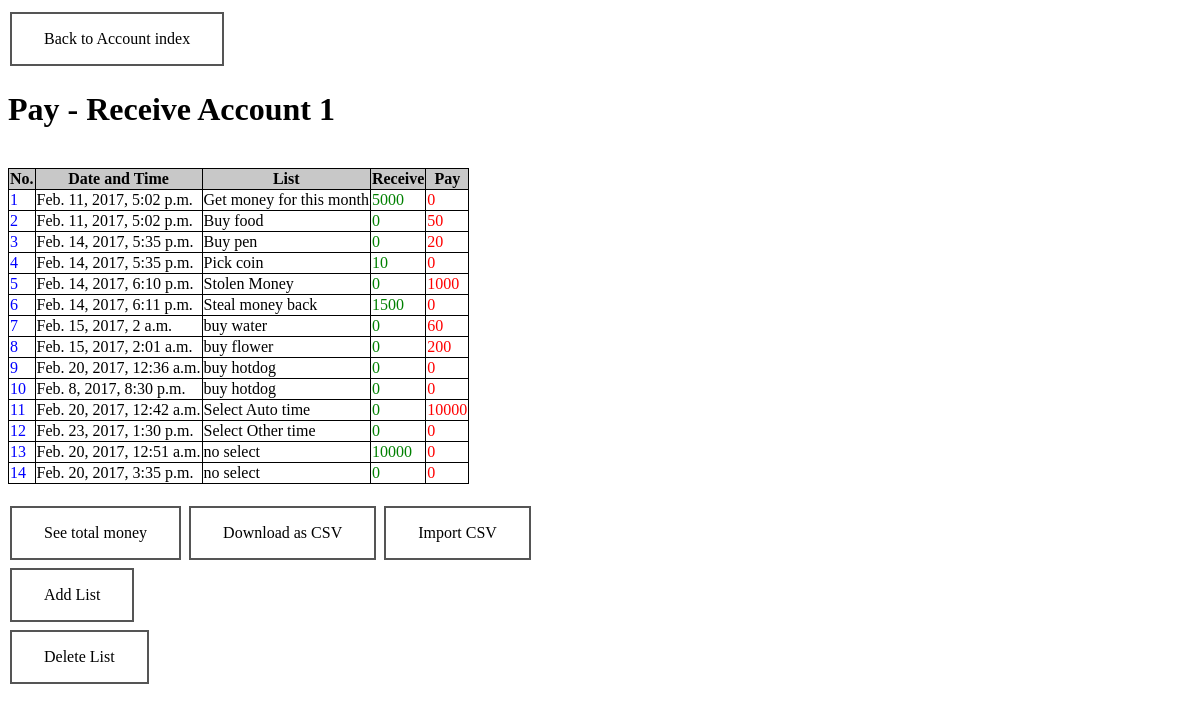
Before: /1/ with the older database file.
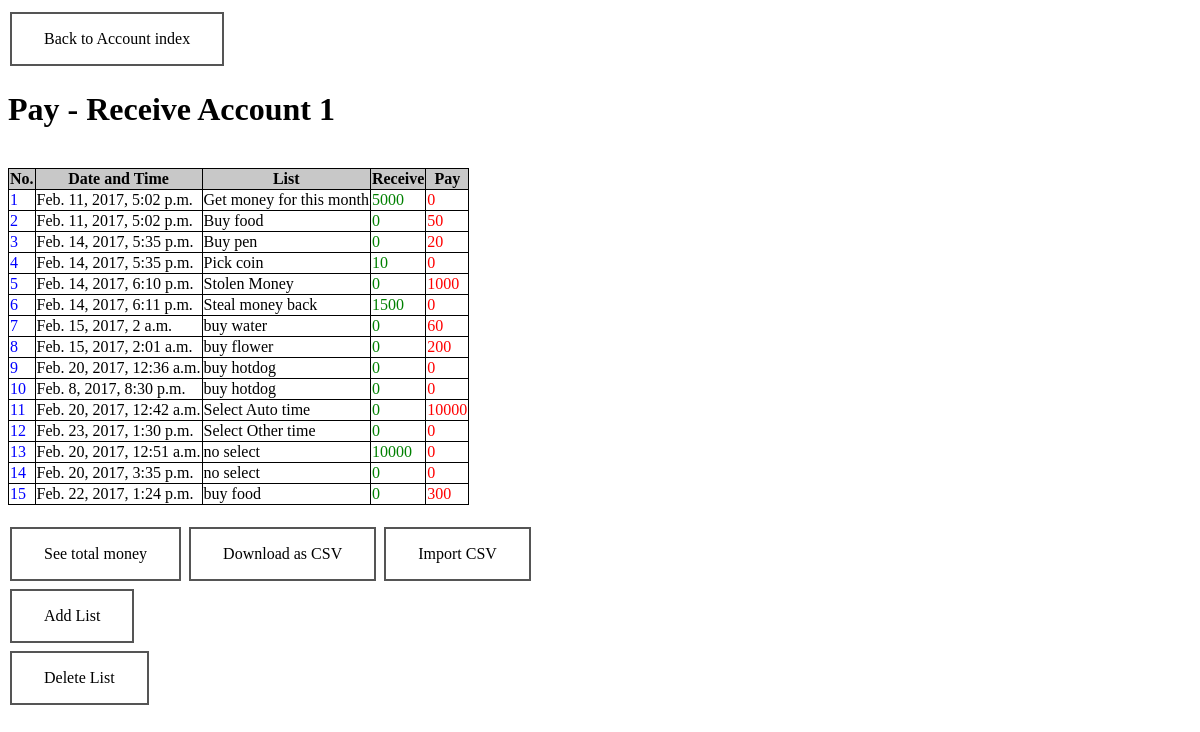
After: the same page with the newer database file.
### account/models.py (models this page shows, shortened)
class List(models.Model):
    account = models.ForeignKey(Account, on_delete=models.CASCADE)
    list_text = models.CharField(max_length=200)
    get_money = models.IntegerField(default=0)
    pay_money = models.IntegerField(default=0)
    pub_date = models.DateTimeField('date published')

### account/views.py (the view)
# urls.py: url(r'^(?P<pk>[0-9]+)/$', views.DetailView.as_view(), name='detail'), #detail page -- access from index
class DetailView(generic.DetailView):
    model = Account
    template_name = 'account/detail.html'

### account/templates/account/detail.html (shortened to what this page needs)
<head>
</head>
<a class="button buttonblack" href="{% url 'account:index' %}">Back to Account index</a>
<h1>{{ account.account_text }}</h1>
<table>
    <tr style="background-color:rgb(200, 200, 200);color:black">
        <th>No.</th>
        <th>Date and Time</th>
        <th>List</th>
        <th>Receive</th>
        <th>Pay</th>
    </tr>
    <tr>
        {% for list in account.list_set.all %}
        <td style="color:blue"><label for="list{{ forloop.counter }}">{{ forloop.counter }}</label></td>
        <td><label for="list{{ forloop.counter }}">{{ list.pub_date }}</label></td>
        <td><label for="list{{ forloop.counter }}">{{ list.list_text }}</label></td>
        <td style="color:green"><label for="list{{ forloop.counter }}">{{ list.get_money }}</label></td>
        <td style="color:red"><label for="list{{ forloop.counter }}">{{ list.pay_money }}</label></td></tr>
        {% endfor %}
        <br />
</table>
<a class="button buttonblack" href="{% url 'account:showtotal' account.id %}">See total money</a>
<a class="button buttonblack" href="{% url 'account:download' account.id %}">Download as CSV</a>
<a class="button buttonblack" href="{% url 'account:upload' account.id %}">Import CSV</a>
<a class="button buttonblack" href="{% url 'account:addlist' account.id %}">Add List</a>
<a class="button buttonblack" href="{% url 'account:seldellist' account.id %}">Delete List</a>

Changed rows visible on the page:
added List: pub_date "Feb. 22, 2017, 1:24 p.m.", list_text "buy food", get_money "0", pay_money "300"
